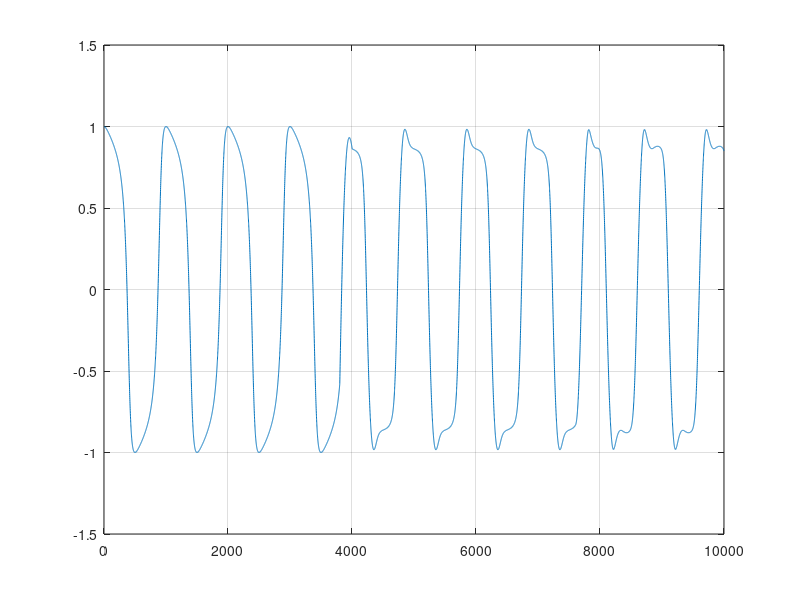

Write the MATLAB code that produced this figure.
#!/usr/bin/octave -qf

## fid = fopen("./dump/main_input_norm_float_bin.dat","r");
## fid = fopen("./dump/nccf.dat","r");
## x = fread(fid, Inf, "float32", 0);
x = load("./dump/nccf.dat");
## fclose(fid);

len = length(x)
figure(1)
plot(x)
grid on;

## corr_win = 256;
## max_lag = 1024;

## w = x(1:1024);

## res = [];
## stop = length(x);
## i = 1;
## while (i < stop - corr_win)
##   win = x(i : i + corr_win - 1)';
##   res = [res, win];
##   i = i + corr_win;
## endwhile

## cc = normxcorr2(x, w);

## [corr, lag] = xcorr(x, max_lag);

## plot(corr)
## plot(lag)

## plot(res);
## hold on;
## plot(x, 'r');

input("");
